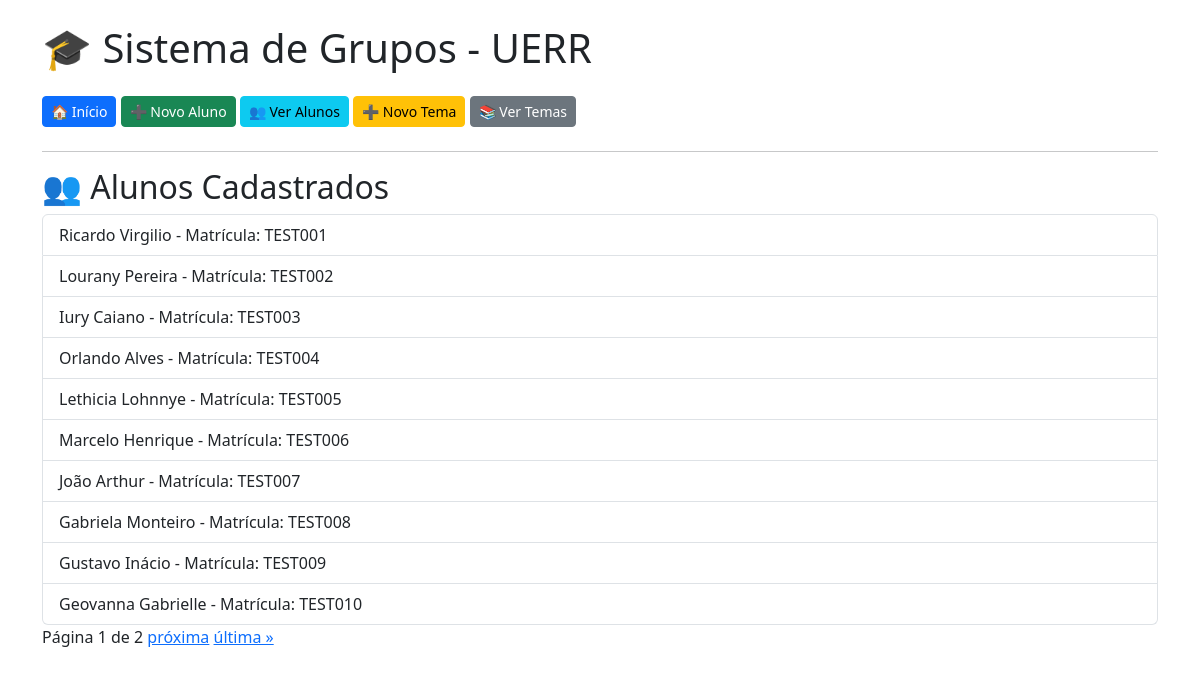
Page /alunos/ on the committed database.
### sistema/models.py (models this page shows, shortened)
class Aluno(models.Model):
    nome = models.CharField(max_length=100)
    matricula = models.CharField(max_length=20, unique=True)

### sistema/views.py (the view)
# urls.py: path('alunos/', views.listar_alunos, name='listar_alunos'),  # Listar alunos
def listar_alunos(request):
    alunos = Aluno.objects.all()
    paginator = Paginator(alunos, 10)  # 10 alunos por página
    page_number = request.GET.get('page')
    page_obj = paginator.get_page(page_number)
    return render(request, 'listar_alunos.html', {'page_obj': page_obj})

### sistema/templates/listar_alunos.html (shortened to what this page needs)
{% extends "base.html" %}
{% block content %}
<h2>👥 Alunos Cadastrados</h2>
<ul class="list-group">
    {% for aluno in page_obj %}
    <li class="list-group-item">{{ aluno.nome }} - Matrícula: {{ aluno.matricula }}</li>
    {% empty %}
    <li class="list-group-item">Nenhum aluno cadastrado.</li>
    {% endfor %}
</ul>
<div>
    <span class="step-links">
        <span>Página {{ page_obj.number }} de {{ page_obj.paginator.num_pages }}</span>
        {% if page_obj.has_next %}
            <a href="?page={{ page_obj.next_page_number }}">próxima</a>
            <a href="?page={{ page_obj.paginator.num_pages }}">última &raquo;</a>
        {% endif %}
    </span>
</div>
{% endblock %}

### sistema/templates/base.html (shortened to what this page needs)
<!DOCTYPE html>
<html lang="pt-br">
<head>
    <link href="https://cdn.jsdelivr.net/npm/bootstrap@5.3.0/dist/css/bootstrap.min.css" rel="stylesheet">
</head>
<body>
    <div class="container mt-4">
        <h1 class="mb-4">🎓 Sistema de Grupos - UERR</h1>
        <nav class="mb-4">
            <a class="btn btn-primary btn-sm" href="/">🏠 Início</a>
            <a class="btn btn-success btn-sm" href="/aluno/novo/">➕ Novo Aluno</a>
            <a class="btn btn-info btn-sm" href="/alunos/">👥 Ver Alunos</a>
            <a class="btn btn-warning btn-sm" href="/tema/novo/">➕ Novo Tema</a>
            <a class="btn btn-secondary btn-sm" href="/temas/">📚 Ver Temas</a>
        </nav>
        <hr>
        {% block content %}
        {% endblock %}
    </div>
</body>
</html>

### rows in the picture
Aluno: nome "Ricardo Virgilio", matricula "TEST001"
Aluno: nome "Lourany Pereira", matricula "TEST002"
Aluno: nome "Iury Caiano", matricula "TEST003"
Aluno: nome "Orlando Alves", matricula "TEST004"
Aluno: nome "Lethicia Lohnnye", matricula "TEST005"
Aluno: nome "Marcelo Henrique", matricula "TEST006"
Aluno: nome "João Arthur", matricula "TEST007"
Aluno: nome "Gabriela Monteiro", matricula "TEST008"
Aluno: nome "Gustavo Inácio", matricula "TEST009"
Aluno: nome "Geovanna Gabrielle", matricula "TEST010"

### other values in the picture
{{ page_obj.number }} "1"
{{ page_obj.paginator.num_pages }} "2"
